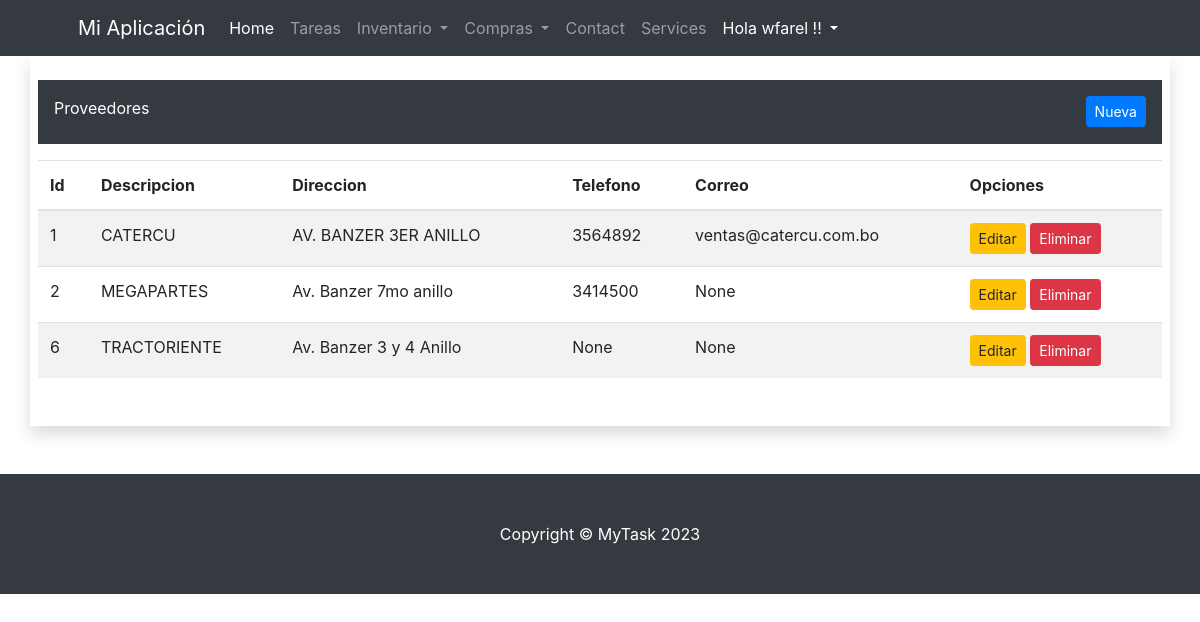
Page /cmp/proveedores/ (signed in) on the committed database.
### cmp/models.py (models this page shows, shortened)
class Proveedor(ClaseModelo):
    descripcion = models.CharField(
        max_length=100,
        unique=True
    )
    direccion = models.CharField(
        max_length=250,
        null=True,
        blank=True
    )
    telefono = models.CharField(
        max_length=20,
        null=True,
        blank=True
    )
    email = models.CharField(
        max_length=250,
        null=True,
        blank=True
    )
    class Meta:
        verbose_name_plural = 'Proveedores'

### cmp/views.py (the view)
# urls.py: path('proveedores/', ProveedorView.as_view(), name='proveedor_list'),
class ProveedorView(LoginRequiredMixin, ListView):
    model = Proveedor
    template_name = 'cmp/proveedor_list.html'
    context_object_name = 'obj'
    login_url = 'bases:login'

### cmp/templates/cmp/proveedor_list.html (shortened to what this page needs)
{% extends "bases/base.html" %}
{% block content %}
<div class="row">
    <div class="col-md-12">
        <div class="container p-3 pb-4 my-3 bg-dark text-white">
            Proveedores
            <a class="btn btn-primary btn-sm float-right"  href="{% url 'cmp:proveedor_new' %}">Nueva</a>
        </div>
        {% if not obj %}
        <p>No hay Proveedores</p>
        {% else %}
        <table class="table table-hover table-striped" id="mProveedor">
            <thead>
                <tr>
                    <th>Id</th>
                    <th>Descripcion</th>
                    <th>Direccion</th>
                    <th>Telefono</th>
                    <th>Correo</th>
                    <th>Opciones</th>
                </tr>
            </thead>
            <tbody>
                {% for item in obj %}
                <tr>
                    <td>{{ item.id }}</td>
                    <td>{{ item.descripcion }}</td>
                    <td>{{ item.direccion }}</td>
                    <td>{{ item.telefono }}</td>
                    <td>{{ item.email }}</td>
                    <td>
                        <a href="{% url 'cmp:proveedor_edit' item.id %}" class="btn btn-warning btn-sm">Editar</a>
                        <a href="{% url 'cmp:proveedor_delete' item.id %}" class="btn btn-danger btn-sm">Eliminar</a>
                    </td>
                </tr>
                {% endfor %}
            </tbody>
        </table>
        {% endif %}
    </div>
</div>
{% endblock %}

### bases/templates/bases/base.html (shortened to what this page needs)
<!DOCTYPE html>
{% load static %}
<html lang="en">
<head>
    {% load bootstrap4 %}
    {% bootstrap_css %}
    <link href="https://cdn.datatables.net/v/dt/dt-1.13.8/af-2.6.0/datatables.min.css" rel="stylesheet">
    <link rel="stylesheet" href="https://cdnjs.cloudflare.com/ajax/libs/jquery-confirm/3.3.2/jquery-confirm.min.css">
</head>
<body>
    {% block navbar %}
    <nav class="navbar navbar-expand-lg navbar-dark bg-dark">
        <div class="container px-5">
            <a class="navbar-brand" href="#!">Mi Aplicación</a>
            <div class="collapse navbar-collapse" id="navbarSupportedContent">
                <ul class="navbar-nav ms-auto mb-2 mb-lg-0">
                    <li class="nav-item"><a class="nav-link active" aria-current="page" href="{% url 'bases:home' %}">Home</a></li>
                    <li class="nav-item"><a class="nav-link" href="{% url 'task:task_list' %}">Tareas</a></li>
                    <li class="nav-item dropdown">
                        <a class="nav-link dropdown-toggle" href="#" id="navbarDropdown" role="button"
                           data-toggle="dropdown" aria-haspopup="true" aria-expanded="false">
                            Inventario
                        </a>
                    </li>
                      <li class="nav-item dropdown">
                        <a class="nav-link dropdown-toggle" href="#" id="navbarDropdown" role="button"
                           data-toggle="dropdown" aria-haspopup="true" aria-expanded="false">
                            Compras
                        </a>
                    </li>
                    <li class="nav-item"><a class="nav-link" href="#!">Contact</a></li>
                    <li class="nav-item"><a class="nav-link" href="#!">Services</a></li>
                    <li class="nav-item dropdown">
                        <a class="nav-link dropdown-toggle text-white" href="#" id="navbarDropdown" role="button"
                           data-toggle="dropdown" aria-haspopup="true" aria-expanded="false">
                           Hola {{ user.username }} !!
                        </a>
                    </li>
                </ul>
            </div>
        </div>
    </nav>
    {% endblock %}
    <div class="container mb-5 p-2 shadow">
        {% block content %}
        {% endblock %}
        <br>
    </div>
    {% block footer%}
    <footer class="py-5 bg-dark">
        <div class="container px-4 px-lg-5"><p class="m-0 text-center text-white">Copyright &copy; MyTask 2023</p></div>
    </footer>
    {% endblock %}
</body>
</html>

### rows in the picture
Proveedor: id "1", descripcion "CATERCU", direccion "AV. BANZER 3ER ANILLO", telefono "3564892", email "ventas@catercu.com.bo"
Proveedor: id "2", descripcion "MEGAPARTES", direccion "Av. Banzer 7mo anillo", telefono "3414500", email "None"
Proveedor: id "6", descripcion "TRACTORIENTE", direccion "Av. Banzer 3 y 4 Anillo", telefono "None", email "None"

### other values in the picture
{{ user.username }} "wfarel"
